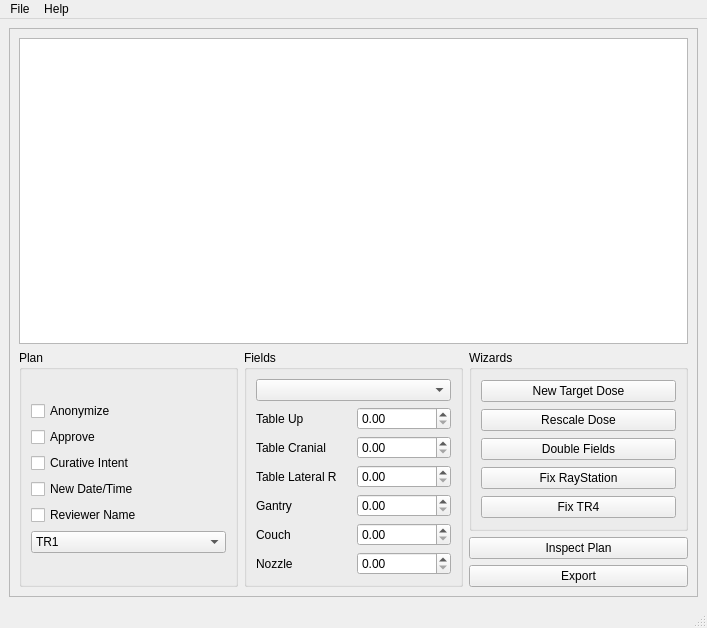
<?xml version="1.0" encoding="UTF-8"?>
<ui version="4.0">
 <class>MainWindow</class>
 <widget class="QMainWindow" name="MainWindow">
  <property name="geometry">
   <rect>
    <x>0</x>
    <y>0</y>
    <width>707</width>
    <height>628</height>
   </rect>
  </property>
  <property name="sizePolicy">
   <sizepolicy hsizetype="Maximum" vsizetype="Maximum">
    <horstretch>0</horstretch>
    <verstretch>0</verstretch>
   </sizepolicy>
  </property>
  <property name="windowTitle">
   <string>DicomFix</string>
  </property>
  <widget class="QWidget" name="centralwidget">
   <property name="sizePolicy">
    <sizepolicy hsizetype="Maximum" vsizetype="Maximum">
     <horstretch>0</horstretch>
     <verstretch>0</verstretch>
    </sizepolicy>
   </property>
   <layout class="QHBoxLayout" name="horizontalLayout">
    <item>
     <widget class="QFrame" name="frame">
      <property name="frameShape">
       <enum>QFrame::StyledPanel</enum>
      </property>
      <property name="frameShadow">
       <enum>QFrame::Raised</enum>
      </property>
      <layout class="QVBoxLayout" name="verticalLayout_5">
       <item>
        <layout class="QVBoxLayout" name="verticalLayout_3">
         <item>
          <widget class="QListView" name="listView"/>
         </item>
         <item>
          <layout class="QHBoxLayout" name="horizontalLayout_2">
           <item>
            <widget class="QGroupBox" name="groupBox_3">
             <property name="title">
              <string>Plan</string>
             </property>
             <property name="flat">
              <bool>false</bool>
             </property>
             <property name="checkable">
              <bool>false</bool>
             </property>
             <layout class="QVBoxLayout" name="verticalLayout_7">
              <item>
               <layout class="QVBoxLayout" name="verticalLayout_2">
                <item>
                 <widget class="QCheckBox" name="checkBox_3">
                  <property name="text">
                   <string>Anonymize</string>
                  </property>
                 </widget>
                </item>
                <item>
                 <widget class="QCheckBox" name="checkBox">
                  <property name="text">
                   <string>Approve</string>
                  </property>
                 </widget>
                </item>
                <item>
                 <widget class="QCheckBox" name="checkBox_2">
                  <property name="text">
                   <string>Curative Intent</string>
                  </property>
                 </widget>
                </item>
                <item>
                 <widget class="QCheckBox" name="checkBox_4">
                  <property name="text">
                   <string>New Date/Time</string>
                  </property>
                 </widget>
                </item>
                <item>
                 <widget class="QCheckBox" name="checkBox_5">
                  <property name="text">
                   <string>Reviewer Name</string>
                  </property>
                 </widget>
                </item>
                <item>
                 <widget class="QComboBox" name="comboBox">
                  <item>
                   <property name="text">
                    <string>TR1</string>
                   </property>
                  </item>
                  <item>
                   <property name="text">
                    <string>TR2</string>
                   </property>
                  </item>
                  <item>
                   <property name="text">
                    <string>TR3</string>
                   </property>
                  </item>
                  <item>
                   <property name="text">
                    <string>TR4</string>
                   </property>
                  </item>
                 </widget>
                </item>
               </layout>
              </item>
             </layout>
            </widget>
           </item>
           <item>
            <widget class="QGroupBox" name="groupBox">
             <property name="title">
              <string>Fields</string>
             </property>
             <layout class="QVBoxLayout" name="verticalLayout_6">
              <item>
               <layout class="QVBoxLayout" name="verticalLayout">
                <item>
                 <widget class="QComboBox" name="comboBox_2"/>
                </item>
                <item>
                 <layout class="QGridLayout" name="gridLayout">
                  <item row="1" column="0">
                   <widget class="QLabel" name="label_2">
                    <property name="text">
                     <string>Table Cranial</string>
                    </property>
                   </widget>
                  </item>
                  <item row="0" column="1">
                   <widget class="QDoubleSpinBox" name="doubleSpinBox"/>
                  </item>
                  <item row="0" column="0">
                   <widget class="QLabel" name="label">
                    <property name="text">
                     <string>Table Up</string>
                    </property>
                   </widget>
                  </item>
                  <item row="2" column="1">
                   <widget class="QDoubleSpinBox" name="doubleSpinBox_3"/>
                  </item>
                  <item row="1" column="1">
                   <widget class="QDoubleSpinBox" name="doubleSpinBox_2"/>
                  </item>
                  <item row="2" column="0">
                   <widget class="QLabel" name="label_3">
                    <property name="text">
                     <string>Table Lateral R</string>
                    </property>
                   </widget>
                  </item>
                  <item row="3" column="1">
                   <widget class="QDoubleSpinBox" name="doubleSpinBox_4">
                    <property name="sizePolicy">
                     <sizepolicy hsizetype="Minimum" vsizetype="Fixed">
                      <horstretch>0</horstretch>
                      <verstretch>0</verstretch>
                     </sizepolicy>
                    </property>
                   </widget>
                  </item>
                  <item row="3" column="0">
                   <widget class="QLabel" name="label_4">
                    <property name="text">
                     <string>Gantry</string>
                    </property>
                   </widget>
                  </item>
                  <item row="4" column="1">
                   <widget class="QDoubleSpinBox" name="doubleSpinBox_5"/>
                  </item>
                  <item row="4" column="0">
                   <widget class="QLabel" name="label_5">
                    <property name="text">
                     <string>Couch</string>
                    </property>
                   </widget>
                  </item>
                  <item row="5" column="0">
                   <widget class="QLabel" name="label_6">
                    <property name="text">
                     <string>Nozzle</string>
                    </property>
                   </widget>
                  </item>
                  <item row="5" column="1">
                   <widget class="QDoubleSpinBox" name="doubleSpinBox_6"/>
                  </item>
                 </layout>
                </item>
               </layout>
              </item>
             </layout>
            </widget>
           </item>
           <item>
            <layout class="QVBoxLayout" name="verticalLayout_4">
             <item>
              <widget class="QGroupBox" name="groupBox_2">
               <property name="title">
                <string>Wizards</string>
               </property>
               <layout class="QVBoxLayout" name="verticalLayout_8">
                <item>
                 <widget class="QPushButton" name="pushButton_5">
                  <property name="text">
                   <string>New Target Dose</string>
                  </property>
                 </widget>
                </item>
                <item>
                 <widget class="QPushButton" name="pushButton_6">
                  <property name="text">
                   <string>Rescale Dose</string>
                  </property>
                 </widget>
                </item>
                <item>
                 <widget class="QPushButton" name="pushButton_4">
                  <property name="text">
                   <string>Double Fields</string>
                  </property>
                 </widget>
                </item>
                <item>
                 <widget class="QPushButton" name="pushButton_3">
                  <property name="text">
                   <string>Fix RayStation</string>
                  </property>
                 </widget>
                </item>
                <item>
                 <widget class="QPushButton" name="pushButton_2">
                  <property name="text">
                   <string>Fix TR4</string>
                  </property>
                 </widget>
                </item>
               </layout>
              </widget>
             </item>
             <item>
              <widget class="QPushButton" name="pushButton_7">
               <property name="sizePolicy">
                <sizepolicy hsizetype="Minimum" vsizetype="Fixed">
                 <horstretch>0</horstretch>
                 <verstretch>0</verstretch>
                </sizepolicy>
               </property>
               <property name="text">
                <string>Inspect Plan</string>
               </property>
              </widget>
             </item>
             <item>
              <widget class="QPushButton" name="pushButton">
               <property name="text">
                <string>Export</string>
               </property>
              </widget>
             </item>
            </layout>
           </item>
          </layout>
         </item>
        </layout>
       </item>
      </layout>
     </widget>
    </item>
   </layout>
  </widget>
  <widget class="QMenuBar" name="menubar">
   <property name="geometry">
    <rect>
     <x>0</x>
     <y>0</y>
     <width>707</width>
     <height>21</height>
    </rect>
   </property>
   <widget class="QMenu" name="menuFile">
    <property name="title">
     <string>File</string>
    </property>
    <addaction name="actionOpen"/>
   </widget>
   <widget class="QMenu" name="menuHelp">
    <property name="title">
     <string>Help</string>
    </property>
    <addaction name="actionAbout"/>
   </widget>
   <addaction name="menuFile"/>
   <addaction name="menuHelp"/>
  </widget>
  <widget class="QStatusBar" name="statusbar"/>
  <action name="actionAbout">
   <property name="text">
    <string>About</string>
   </property>
  </action>
  <action name="actionOpen">
   <property name="text">
    <string>Open</string>
   </property>
  </action>
 </widget>
 <resources/>
 <connections/>
</ui>
